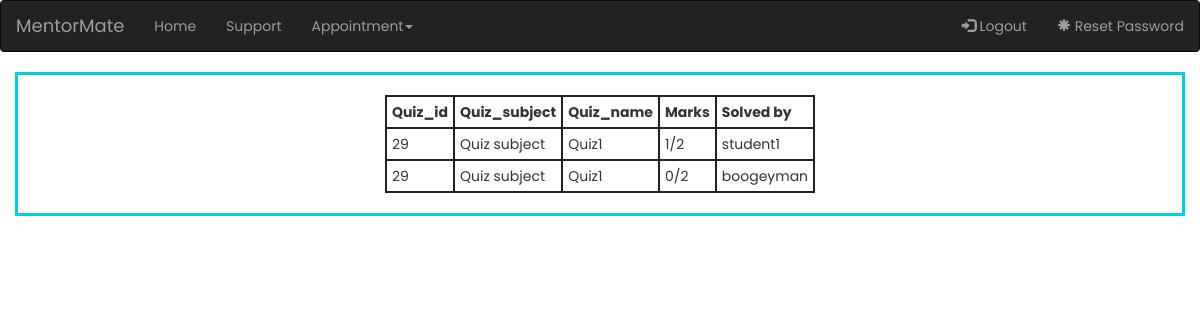
Page /mentor-mate-edits/check_quiz_results_mentor.php (signed in) on the committed database.
### tables this page shows
CREATE TABLE `quiz_results` (
  `id` int(11) NOT NULL,
  `quiz_id` int(11) NOT NULL,
  `quiz_name` varchar(250) NOT NULL,
  `quiz_subject` varchar(250) NOT NULL,
  `quiz_by` varchar(250) NOT NULL,
  `correct_answers` int(250) NOT NULL,
  `incorrect_answers` int(250) NOT NULL,
  `total_questions` int(250) NOT NULL,
  `student_username` varchar(250) NOT NULL
);

### mentor-mate-edits/check_quiz_results_mentor.php (the view, shortened to what this page needs)
<?php
require_once "config.php";
$username = $_SESSION['username'];
?>
<!DOCTYPE html>
<html lang="en">
<head>
    <link rel="stylesheet" href="https://maxcdn.bootstrapcdn.com/bootstrap/3.4.1/css/bootstrap.min.css">
    <link rel="stylesheet" href="total_style.css">
</head>
<body>
    <nav class="navbar navbar-inverse">
        <div class="container-fluid">
            <div class="navbar-header">
                <a class="navbar-brand" href="home_page.php">MentorMate</a>
            </div>
            <ul class="nav navbar-nav">
                <li><a href="welcome.php">Home</a></li>
                <li><a href="home_page.php #support_start">Support</a></li>
                <li class="dropdown">
                    <a class="dropdown-toggle" data-toggle="dropdown" href="#">Appointment<span class="caret"></span></a>
                </li>
            </ul>
            <ul class="nav navbar-nav navbar-right">
                <li><a href="logout.php"><span class="glyphicon glyphicon-log-in"></span> Logout</a></li>
                <li><a href="reset-password.php"><span class="glyphicon glyphicon-asterisk"></span> Reset Password</a></li>
            </ul>
        </div>
    </nav>
    <div class="container maman">
        <table>
            <tr>
                <th>Quiz_id</th>
                <th>Quiz_subject</th>
                <th>Quiz_name</th>
                <th>Marks</th>
                <th>Solved by</th>
            </tr>
            <?php
            $sql3 = "SELECT * FROM `quiz_results` where `quiz_by` = '$username';";
            $result3 = mysqli_query($link, $sql3);
            if (mysqli_num_rows($result3) > 0) {
                while ($row3 = mysqli_fetch_array($result3)) {
                    echo '<tr>';
                    echo '<td>' . $row3['quiz_id'] . '</td>';
                    echo '<td>' . $row3['quiz_subject'] . '</td>';
                    echo '<td>' . $row3['quiz_name'] . '</td>';
                    echo '<td>' . $row3['correct_answers'] . '/' . $row3['total_questions'] . '</td>';
                    echo '<td>' . $row3['student_username'] . '</td>';
                    echo '</tr>';
                }
            } elseif (mysqli_num_rows($result3) == 0) {
                echo '</table>';
                echo 'No quiz solved';
            }
            ?>
        </table>
    </div>
</body>

### mentor-mate-edits/total_style.css (style rules this page uses)
body { font-family: Poppins; }
.maman { padding: 20px; font-size: 14px; height: fit-content; border: #00cde1 solid 3px; }
table { margin-left: auto; margin-right: auto; }
th, td { border: 2px solid #222222; padding: 5px; }

### rows in the picture
quiz_results: quiz "29", quiz_subject "Quiz subject", quiz_name "Quiz1", correct_answers "1", total_questions "2", student_username "student1"
quiz_results: quiz "29", quiz_subject "Quiz subject", quiz_name "Quiz1", correct_answers "0", total_questions "2", student_username "boogeyman"
